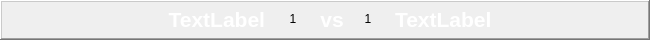
  <widget class="QFrame" name="frame_9">
   <property name="geometry">
    <rect>
     <x>1210</x>
     <y>530</y>
     <width>650</width>
     <height>40</height>
    </rect>
   </property>
   <property name="frameShape">
    <enum>QFrame::WinPanel</enum>
   </property>
   <property name="frameShadow">
    <enum>QFrame::Raised</enum>
   </property>
   <widget class="QLabel" name="t15">
    <property name="geometry">
     <rect>
      <x>15</x>
      <y>4</y>
      <width>250</width>
      <height>30</height>
     </rect>
    </property>
    <property name="palette">
     <palette>
      <active>
       <colorrole role="WindowText">
        <brush brushstyle="SolidPattern">
         <color alpha="255">
          <red>255</red>
          <green>255</green>
          <blue>255</blue>
         </color>
        </brush>
       </colorrole>
      </active>
      <inactive>
       <colorrole role="WindowText">
        <brush brushstyle="SolidPattern">
         <color alpha="255">
          <red>255</red>
          <green>255</green>
          <blue>255</blue>
         </color>
        </brush>
       </colorrole>
      </inactive>
      <disabled>
       <colorrole role="WindowText">
        <brush brushstyle="SolidPattern">
         <color alpha="255">
          <red>120</red>
          <green>120</green>
          <blue>120</blue>
         </color>
        </brush>
       </colorrole>
      </disabled>
     </palette>
    </property>
    <property name="font">
     <font>
      <family>Segoe UI</family>
      <pointsize>16</pointsize>
      <weight>75</weight>
      <italic>false</italic>
      <bold>true</bold>
     </font>
    </property>
    <property name="styleSheet">
     <string notr="true"/>
    </property>
    <property name="text">
     <string>TextLabel</string>
    </property>
    <property name="alignment">
     <set>Qt::AlignRight|Qt::AlignTrailing|Qt::AlignVCenter</set>
    </property>
   </widget>
   <widget class="QLabel" name="t16">
    <property name="geometry">
     <rect>
      <x>395</x>
      <y>4</y>
      <width>250</width>
      <height>30</height>
     </rect>
    </property>
    <property name="palette">
     <palette>
      <active>
       <colorrole role="WindowText">
        <brush brushstyle="SolidPattern">
         <color alpha="255">
          <red>255</red>
          <green>255</green>
          <blue>255</blue>
         </color>
        </brush>
       </colorrole>
      </active>
      <inactive>
       <colorrole role="WindowText">
        <brush brushstyle="SolidPattern">
         <color alpha="255">
          <red>255</red>
          <green>255</green>
          <blue>255</blue>
         </color>
        </brush>
       </colorrole>
      </inactive>
      <disabled>
       <colorrole role="WindowText">
        <brush brushstyle="SolidPattern">
         <color alpha="255">
          <red>120</red>
          <green>120</green>
          <blue>120</blue>
         </color>
        </brush>
       </colorrole>
      </disabled>
     </palette>
    </property>
    <property name="font">
     <font>
      <family>Segoe UI</family>
      <pointsize>16</pointsize>
      <weight>75</weight>
      <italic>false</italic>
      <bold>true</bold>
     </font>
    </property>
    <property name="styleSheet">
     <string notr="true"/>
    </property>
    <property name="text">
     <string>TextLabel</string>
    </property>
   </widget>
   <widget class="QLabel" name="vs8">
    <property name="geometry">
     <rect>
      <x>317</x>
      <y>4</y>
      <width>30</width>
      <height>30</height>
     </rect>
    </property>
    <property name="palette">
     <palette>
      <active>
       <colorrole role="WindowText">
        <brush brushstyle="SolidPattern">
         <color alpha="255">
          <red>255</red>
          <green>255</green>
          <blue>255</blue>
         </color>
        </brush>
       </colorrole>
      </active>
      <inactive>
       <colorrole role="WindowText">
        <brush brushstyle="SolidPattern">
         <color alpha="255">
          <red>255</red>
          <green>255</green>
          <blue>255</blue>
         </color>
        </brush>
       </colorrole>
      </inactive>
      <disabled>
       <colorrole role="WindowText">
        <brush brushstyle="SolidPattern">
         <color alpha="255">
          <red>120</red>
          <green>120</green>
          <blue>120</blue>
         </color>
        </brush>
       </colorrole>
      </disabled>
     </palette>
    </property>
    <property name="font">
     <font>
      <family>Segoe UI</family>
      <pointsize>16</pointsize>
      <weight>75</weight>
      <italic>false</italic>
      <bold>true</bold>
     </font>
    </property>
    <property name="styleSheet">
     <string notr="true"/>
    </property>
    <property name="text">
     <string>vs</string>
    </property>
    <property name="alignment">
     <set>Qt::AlignCenter</set>
    </property>
   </widget>
   <widget class="QLabel" name="l15">
    <property name="geometry">
     <rect>
      <x>278</x>
      <y>4</y>
      <width>30</width>
      <height>30</height>
     </rect>
    </property>
    <property name="text">
     <string>1</string>
    </property>
    <property name="alignment">
     <set>Qt::AlignCenter</set>
    </property>
   </widget>
   <widget class="QLabel" name="l16">
    <property name="geometry">
     <rect>
      <x>353</x>
      <y>4</y>
      <width>30</width>
      <height>30</height>
     </rect>
    </property>
    <property name="text">
     <string>1</string>
    </property>
    <property name="alignment">
     <set>Qt::AlignCenter</set>
    </property>
   </widget>
  </widget>
